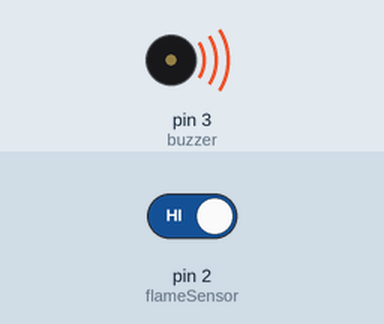
Recording of a sketch running on a simulated Arduino Uno, built with avr-gcc and run on an emulated ATmega328P. Parts: buzzer (waves = sounding, pin HIGH). The inputs (shaded band) are chosen by the test bench; at power-on: pin 2 (flameSensor) HIGH.

Above: at 1.2 s.
1.3 s: pin 2 (flameSensor) driven LOW
At 2.5 s:
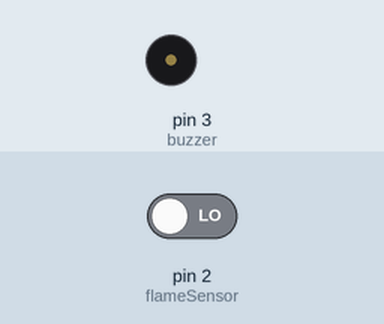
2.8 s: pin 2 (flameSensor) driven HIGH
At 3.8 s:
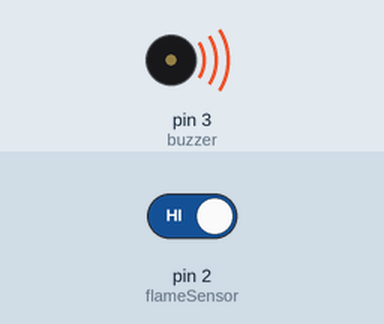
Timing chart, 0 to 5.8 s (numbered marks = the images above; inputs shaded):
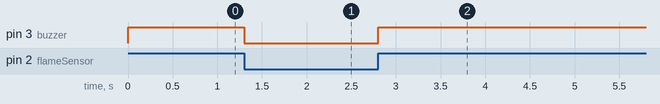

The sketch:

Fire_Alarm.ino
```cpp
/*===============FIRE ALARM==============
  Dibuat Oleh Tim Digiware
  =======================================
  Konfigurasi Pin:
  |-----------------------------------------|
  |                     | Arduino Base HAT  |
  |-----------------------------------------|
  |Grove - Buzzer       |         D3        |
  |Grove - Flame Sensor |         D2        |
  |-----------------------------------------|
*/

int flameSensor = 2;
int buzzer = 3;

void setup() {
 pinMode(flameSensor,INPUT_PULLUP);
 pinMode(buzzer,OUTPUT);
}

void loop() {
  if(digitalRead(flameSensor) == HIGH)
  {
    digitalWrite(buzzer, HIGH);
  }

  else
  {
    digitalWrite(buzzer, LOW);

  }

}
```

Measured:
- after the input at 1.3 s, pin 3 (buzzer): HIGH → LOW at once
- after the input at 2.8 s, pin 3 (buzzer): LOW → HIGH at once
